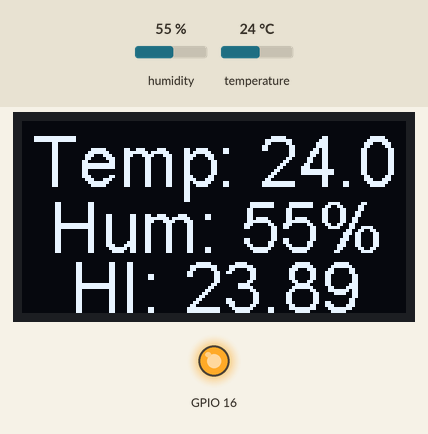
A sketch run on a simulated ESP32. Parts: 128×64 one-colour display, output pins drawn as LEDs (lit = HIGH). The inputs (shaded band) are chosen by the test bench; at power-on: humidity 55 %, temperature 24 °C.

Above: at 1.7 s.
1.8 s: humidity set to 22 %
At 4.0 s:
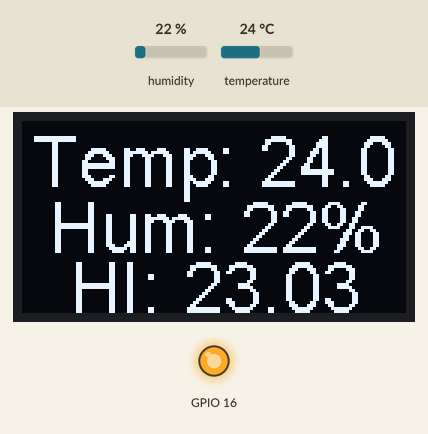
4.7 s: temperature set to 12 °C
At 6.2 s:
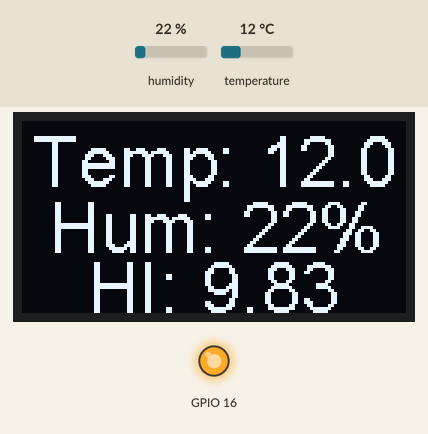
7.6 s: humidity set to 40 %
At 10.5 s:
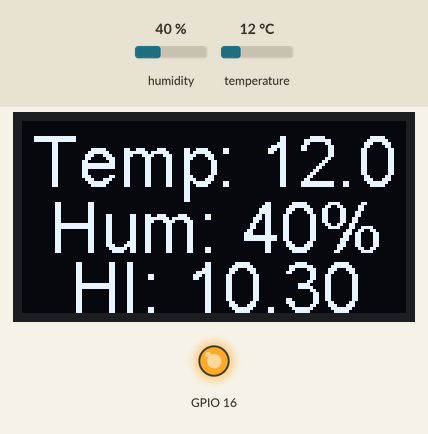
10.8 s: temperature set to 19 °C
At 12.8 s:
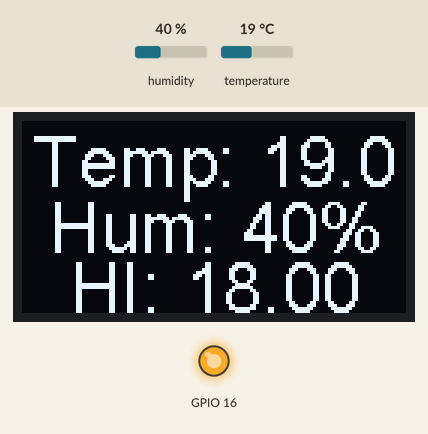
Timing chart, 0 to 14.3 s (numbered marks = the images above; inputs shaded):
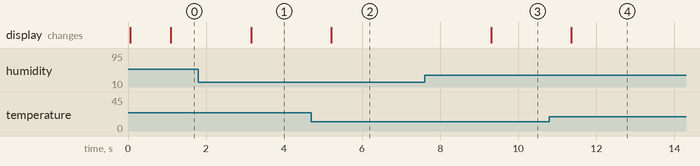

Measured:
- after the input at 1.8 s, the display: changes after 1.4 s (image 1)
- after the input at 4.7 s, the display: changes after 0.50 s (image 2)
- after the input at 7.6 s, the display: changes after 1.7 s (image 3)
- after the input at 10.8 s, the display: changes after 0.56 s (image 4)

The sketch:

DHT-11.ino
```cpp
#include "SSD1306Wire.h"
#include "DHT.h"
SSD1306Wire display(0x3c, 4, 15);

const int DHTPin = 17;
// Feather HUZZAH ESP8266 note: use pins 3, 4, 5, 12, 13 or 14 --
// Pin 15 can work but DHT must be disconnected during program upload.
DHT dht(DHTPin, DHT11);

void setup() {
  pinMode(16, OUTPUT); digitalWrite(16, LOW); delay(50); digitalWrite(16, HIGH);
  Serial.begin(115200);
  display.init();
  display.flipScreenVertically();
  display.setFont(ArialMT_Plain_24);
  display.setTextAlignment(TEXT_ALIGN_CENTER);

  dht.begin();
  display.drawString(64, 5, "DHT Initialised.");
}

void loop() {
  delay(1000);

  // Reading temperature or humidity takes about 250 milliseconds!
  // Sensor readings may also be up to 2 seconds 'old' (its a very slow sensor)
  float h = dht.readHumidity();
  // Read temperature as Celsius (the default)
  float t = dht.readTemperature();

  // Check if any reads failed and exit early (to try again).
  if (isnan(h) || isnan(t)) {
    display.drawString(64, 5, "Failed to read from DHT sensor!");
    return;
  }

  // Compute heat index in Celsius (isFahreheit = false)
  float hic = dht.computeHeatIndex(t, h, false);

  String T = String(t); T.remove(4);
  String H = String((int) h);
  String HIC = String(hic);

  display.clear();
  display.drawString(64, 0, "Temp: " + T);
  display.drawString(64, 22, "Hum: " + H + "%");
  display.drawString(64, 42, "HI: " + HIC);
  display.display();
}
```
